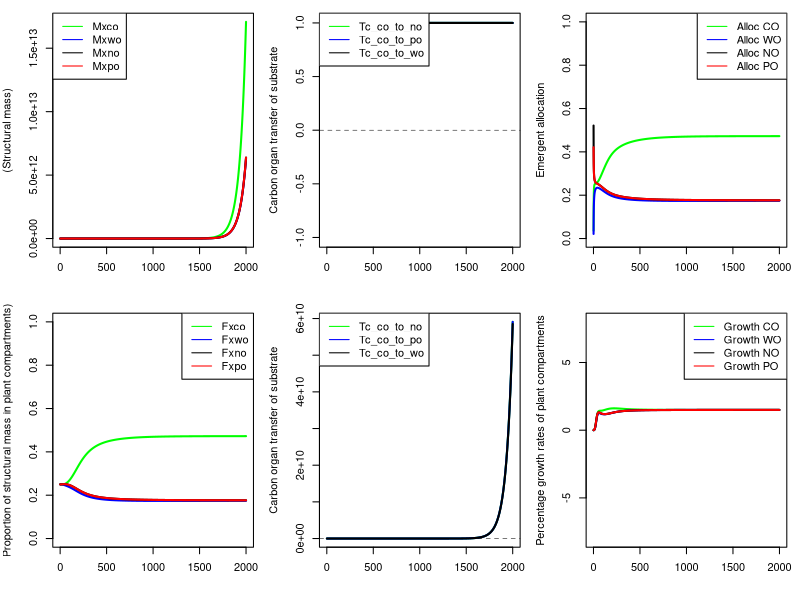
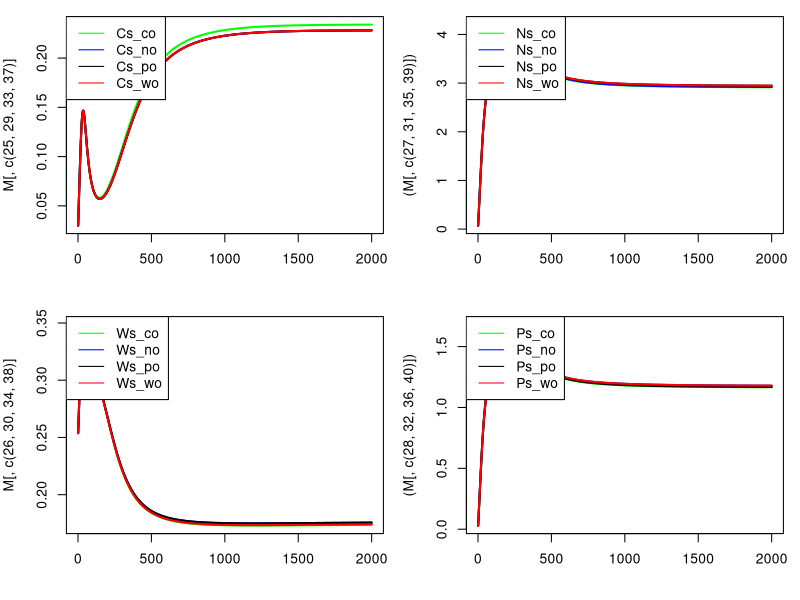
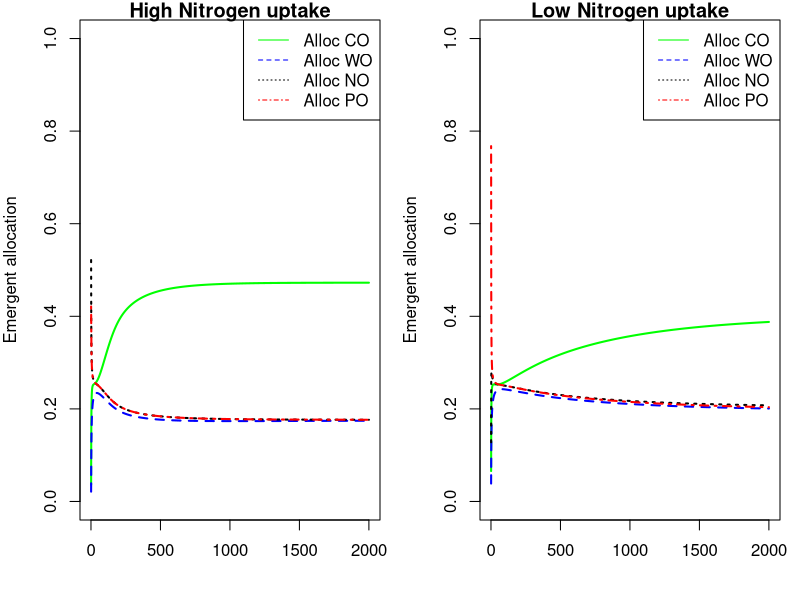
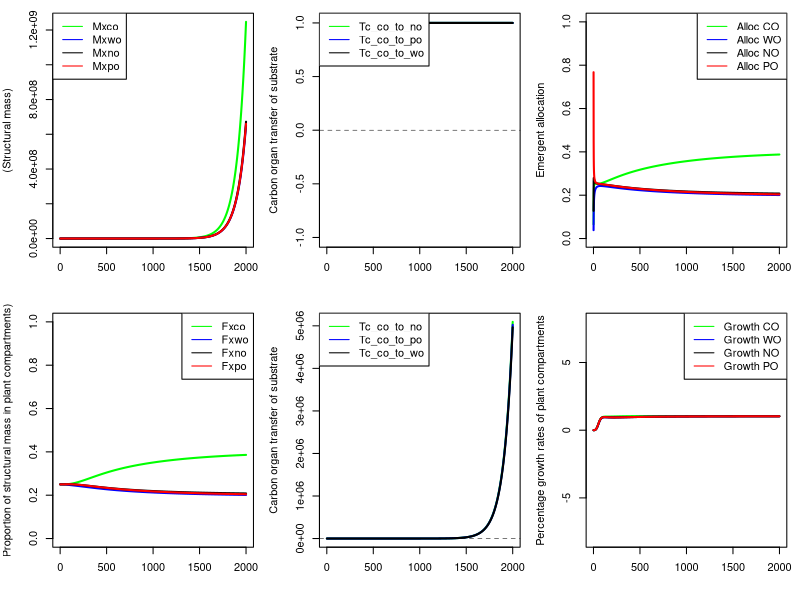
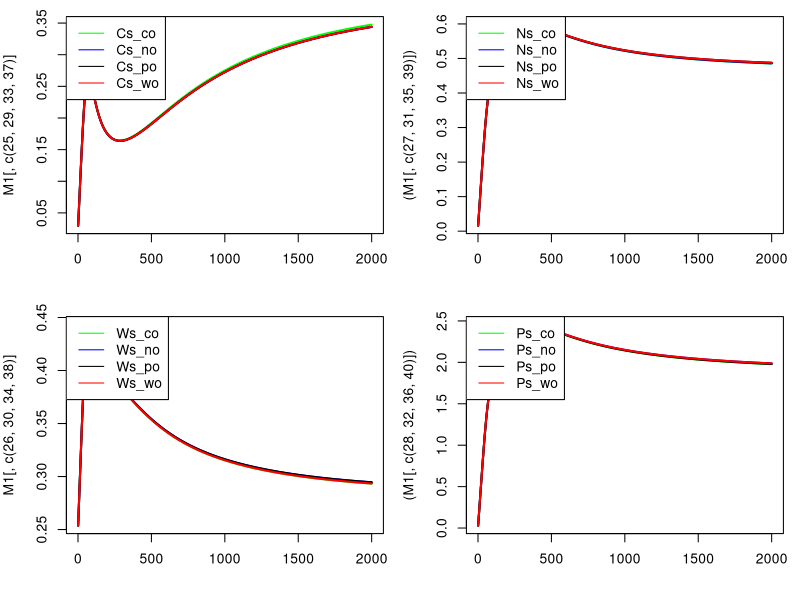

Write the R code that produced these figures, in order.
# R version of Thornley allcoation model (TAM) as in Thornley and Parsons 2014. J. Theor. Biol. 342: 1-14
# Rewritten to include elements of Thornley 1998 modelling shoot-root relations. The only way forward (https://doi.org/10.1006/anbo.1997.0529) 
# Author: Steven Higgins
# Author: Re-coded to add source sink dynamics and remove predefined allocation by Liam Langan 20.11.2017
# This version with carbon organ, nitrogen organ, phosphorus organ and water organ 
###############################################################################

## LL: NOTE for OSX users:
## running "ssh-add ~/.ssh/id_rsa" in the terminal allows RStudio Github communication via the ssh passkey
## 

# Because in TAM allocation coeffs act on Mx the total biomass, there is no need for a storage pool

## initial values for fractions of structural dry matter in shoot, root, mycor
# thorn_Fxsh_t0 = 0.2;
# thorn_Fxrt_t0 = 0.3;
# thorn_Fxmy_t0 = 0.5;
## initial values for mass of structural dry matter in rt, sh, my
size.factor<-0.1;

thorn_Mxco_t0 = 0.25/size.factor;
thorn_Mxno_t0 = 0.25/size.factor;
thorn_Mxpo_t0 = 0.25/size.factor; #Thornley uses has 0.5
thorn_Mxwo_t0 = 0.25/size.factor; #Thornley uses has 0.5

## intitial values for mass of substrates C,N,P for carbon organ
thorn_Mcs_co_t0 = 0.025/size.factor*0.25;
thorn_Mns_co_t0 = 0.01/size.factor*0.25;
thorn_Mps_co_t0 = 0.005/size.factor*0.25;
thorn_Mws_co_t0 = 0.25/size.factor*0.25;

## intitial values for mass of substrates C,N,P for nitrogen organ
thorn_Mcs_no_t0 = 0.025/size.factor*0.25;
thorn_Mns_no_t0 = 0.01/size.factor*0.25;
thorn_Mps_no_t0 = 0.005/size.factor*0.25;
thorn_Mws_no_t0 = 0.25/size.factor*0.25;

## intitial values for mass of substrates C,N,P for phosphorus organ
thorn_Mcs_po_t0 = 0.025/size.factor*0.25;
thorn_Mns_po_t0 = 0.01/size.factor*0.25;
thorn_Mps_po_t0 = 0.005/size.factor*0.25;
thorn_Mws_po_t0 = 0.25/size.factor*0.25;

## intitial values for mass of substrates C,N,P for water organ
thorn_Mcs_wo_t0 = 0.025/size.factor*0.25;
thorn_Mns_wo_t0 = 0.01/size.factor*0.25;
thorn_Mps_wo_t0 = 0.005/size.factor*0.25;
thorn_Mws_wo_t0 = 0.25/size.factor*0.25;

## upktake rates of C,N,P,W
#default to go back to
base =  0.0002*100; #aDGVM produces numbers around 0.00001 to 0.001 for C_net/plant_mass
thorn_Kc  = base*1.0;
thorn_Kw  = 0.0015;
thorn_Kn  = 0.25;
thorn_Kp  = 0.1;

#product inhibittion, not used
#thorn_Jcs = 0.03;
#thorn_Jns = 0.01;
#thorn_Jps = 0.005;
#thorn_Jws = 0.003;


## Fractions of C, N, P in structural dry matter 
#first three are as in Thornley, Fwx is calibrated, higher values do not work
# so Fwx is artificial. Maybe we have to think of this as water used in metabolism?
thorn_Fcx = 0.4;
thorn_Fnx = 0.02;
thorn_Fpx = 0.005;
thorn_Fwx = 0.0001;


## other constants
thorn_q = 0.5;     #control parameter for allocation
#thorn_Kg = 200	; #structural growth rate constant; Thornley uses 200000
thorn_Kg = 0.1	; #structural growth rate constant; Thornley uses 200000

mycol=c("green","blue","black","red")

#---start model----

#set initial states
#for aDGVM this will have to go in the section that creates a new individual
## STATE VARIABLE initial values for mass of structural dry matter in rt, sh, my
thorn_Mxco = thorn_Mxco_t0;
thorn_Mxwo = thorn_Mxwo_t0;
thorn_Mxno = thorn_Mxno_t0;
thorn_Mxpo = thorn_Mxpo_t0;
## STATE VARIABLE initial values for mass of substrate C,N,P
thorn_Mcs_co = thorn_Mcs_co_t0;
thorn_Mns_co = thorn_Mns_co_t0;
thorn_Mps_co = thorn_Mps_co_t0;
thorn_Mws_co = thorn_Mws_co_t0;

thorn_Mcs_no = thorn_Mcs_no_t0;
thorn_Mns_no = thorn_Mns_no_t0;
thorn_Mps_no = thorn_Mps_no_t0;
thorn_Mws_no = thorn_Mws_no_t0;

thorn_Mcs_po = thorn_Mcs_po_t0;
thorn_Mns_po = thorn_Mns_po_t0;
thorn_Mps_po = thorn_Mps_po_t0;
thorn_Mws_po = thorn_Mws_po_t0;

thorn_Mcs_wo = thorn_Mcs_po_t0;
thorn_Mns_wo = thorn_Mns_po_t0;
thorn_Mps_wo = thorn_Mps_po_t0;
thorn_Mws_wo = thorn_Mws_po_t0;

thorn_Mx_t0 = thorn_Mxco_t0 + thorn_Mxno_t0 + thorn_Mxpo_t0 + thorn_Mxwo_t0;

## AUX VARIABLE initial values for concentrations of substrates C,N,P
thorn_Cs_co = thorn_Mcs_co_t0/thorn_Mxco;
thorn_Ns_co = thorn_Mns_co_t0/thorn_Mxco;
thorn_Ps_co = thorn_Mps_co_t0/thorn_Mxco;
thorn_Ws_co = thorn_Mws_co_t0/thorn_Mxco;

thorn_Cs_no = thorn_Mcs_no_t0/thorn_Mxno;
thorn_Ns_no = thorn_Mns_no_t0/thorn_Mxno;
thorn_Ps_no = thorn_Mps_no_t0/thorn_Mxno;
thorn_Ws_no = thorn_Mws_no_t0/thorn_Mxno;

thorn_Cs_po = thorn_Mcs_po_t0/thorn_Mxpo;
thorn_Ns_po = thorn_Mns_po_t0/thorn_Mxpo;
thorn_Ps_po = thorn_Mps_po_t0/thorn_Mxpo;
thorn_Ws_po = thorn_Mws_po_t0/thorn_Mxpo;

thorn_Cs_wo = thorn_Mcs_wo_t0/thorn_Mxwo;
thorn_Ns_wo = thorn_Mns_wo_t0/thorn_Mxwo;
thorn_Ps_wo = thorn_Mps_wo_t0/thorn_Mxwo;
thorn_Ws_wo = thorn_Mws_wo_t0/thorn_Mxwo;

## AUX VARIABLE initial values for fractions of structural dry matter in shoot, root, mycor
thorn_Fxco = thorn_Mxco_t0/thorn_Mx_t0;
thorn_Fxwo = thorn_Mxwo_t0/thorn_Mx_t0;
thorn_Fxno = thorn_Mxno_t0/thorn_Mx_t0;
thorn_Fxpo = thorn_Mxpo_t0/thorn_Mx_t0;


#R only make a matrix to store the variables for plotting
#n.steps<-360*10
n.steps<-2000
# n.steps<-3*10
M<-matrix(0,nrow=n.steps,ncol=71)

wrapper_fn_mod <- function(uptake)
{
  ## the for loop
  for(i in 1:n.steps) {
    
  uptake_change <- uptake

  base =  0.0002*100; #aDGVM produces numbers around 0.00001 to 0.001 for C_net/plant_mass
  thorn_Kc  = base*1.0;
  thorn_Kw  = 0.015;
  
  # if( i >= 180 && i <= 360 ) # this code sets carbon substrate uptake to zero between day 180 & 360
  # {
  #   thorn_Kc = 0.0;
  # }
  
  if(uptake_change == 1)
  {
    thorn_Kn  = 0.025; # low N uptake rate
    # thorn_Kn  = 0.05 - pmin(0.001,(i*0.1));
    # print("Low N")
    # print(thorn_Kn)
  }
  
  if(uptake_change == 0) # high N uptake rate
  {
    thorn_Kn  = 0.25;
    # print("High N")
    # print(thorn_Kn)
  }
  
  thorn_Kp  = 0.1;
  
  thorn_Mx = thorn_Mxco + thorn_Mxwo + thorn_Mxno + thorn_Mxpo ; #3
  
  ##---------------------------------------------------------------------------------------------
  ## adding substrate transport between pools following Thornley (1998). Substrates will be transported
  ## between plants compartments based on concentration differences and resistances. 
  ## This avoids the issue of reduced allocation as this model does not allocate growth, growth of each compartment is 
  ## indipenaent of the others but it allows every compartment to be both a source and a sink. Should an individual be top-killed
  ## i.e. loss of the carbon organ and substrates contained within, C, N, P and W will be transported from all other organs until 
  ## there is no concentration difference. This increases carbon organ growth and decreases growth in all other compartments. 
  
  # these are specific transport resistances for substrates
  # I'm assuming they are equal for all substrates and transport directions. 
  p_co = p_no = p_po = p_wo =1; # eq.4 Thornley 1998 
  
  q = 1 # eq.4 scaling parameter "which, presumably, is a function of plant architecture" (Thornley 1998)
  
  # # Transport resistance of each compartment 
  # res_co = p_co / (thorn_Mxco)^q; # eq.4 Thornley 1998 
  # res_no = p_no / (thorn_Mxno)^q; # eq.4 Thornley 1998 
  # res_po = p_po / (thorn_Mxpo)^q; # eq.4 Thornley 1998 
  # res_wo = p_wo / (thorn_Mxwo)^q; # eq.4 Thornley 1998 
  # 
  # # Transport of substrates between compartments. Here I extend Thornley uni-directional model to 
  # # make it bi-directional. 
  # # NOTE: this is not complete - I need to include transport between other compartments i.e. Po to Wo, Po to No, Wo to No for C,N,P & W.
  # 
  # # carbon transport
  # Tc_co_to_no = 0.2*(thorn_Cs_co - thorn_Cs_no) / (res_co + res_no) # transport of carbon substrate from the carbon organ to the nitrogen organ
  # Tc_co_to_po = 0.2*(thorn_Cs_co - thorn_Cs_po) / (res_co + res_po) # transport of carbon substrate from the carbon organ to the phosphorus organ
  # Tc_co_to_wo = 0.2*(thorn_Cs_co - thorn_Cs_wo) / (res_co + res_wo) # transport of carbon substrate from the carbon organ to the water organ
  # 
  # Tc_no_to_po = 0.2*(thorn_Cs_no - thorn_Cs_po) / (res_no + res_po) # transport of carbon substrate from the nitrogen organ to the phosphorus organ
  # Tc_no_to_wo = 0.2*(thorn_Cs_no - thorn_Cs_wo) / (res_no + res_wo) # transport of carbon substrate from the nitrogen organ to the water organ
  # Tc_po_to_wo = 0.2*(thorn_Cs_po - thorn_Cs_wo) / (res_po + res_wo) # transport of carbon substrate from the phosphorus organ to the water organ
  # 
  # # print(c("Tc_cn Tc_cp Tc_cw Tc_np Tc_nw Tc_pw"))
  # # print(round(c(Tc_co_to_no, Tc_co_to_po, Tc_co_to_wo, Tc_no_to_po, Tc_no_to_wo, Tc_po_to_wo),2))
  # 
  # # nitrogen transport
  # Tn_co_to_no = 0.2*(thorn_Ns_co - thorn_Ns_no) / (res_co + res_no) # transport of nitrogen substrate from the carbon organ to the nitrogen organ
  # Tn_co_to_po = 0.2*(thorn_Ns_co - thorn_Ns_po) / (res_co + res_po) # transport of nitrogen substrate from the carbon organ to the phosphorus organ
  # Tn_co_to_wo = 0.2*(thorn_Ns_co - thorn_Ns_wo) / (res_co + res_wo) # transport of nitrogen substrate from the carbon organ to the water organ
  # 
  # Tn_no_to_po = 0.2*(thorn_Ns_no - thorn_Ns_po) / (res_no + res_po) # transport of nitrogen substrate from the nitrogen organ to the phosphorus organ
  # Tn_no_to_wo = 0.2*(thorn_Ns_no - thorn_Ns_wo) / (res_no + res_wo) # transport of nitrogen substrate from the nitrogen organ to the water organ
  # Tn_po_to_wo = 0.2*(thorn_Ns_po - thorn_Ns_wo) / (res_po + res_wo) # transport of nitrogen substrate from the phosphorus organ to the water organ
  # # phosphorus transport
  # Tp_co_to_no = 0.2*(thorn_Ps_co - thorn_Ps_no) / (res_co + res_no) # transport of phosphorus substrate from the carbon organ to the nitrogen organ
  # Tp_co_to_po = 0.2*(thorn_Ps_co - thorn_Ps_po) / (res_co + res_po) # transport of phosphorus substrate from the carbon organ to the phosphorus organ
  # Tp_co_to_wo = 0.2*(thorn_Ps_co - thorn_Ps_wo) / (res_co + res_wo) # transport of phosphorus substrate from the carbon organ to the water organ
  # 
  # Tp_no_to_po = 0.2*(thorn_Ps_no - thorn_Ps_po) / (res_no + res_po) # transport of phosphorus substrate from the nitrogen organ to the phosphorus organ
  # Tp_no_to_wo = 0.2*(thorn_Ps_no - thorn_Ps_wo) / (res_no + res_wo) # transport of phosphorus substrate from the nitrogen organ to the water organ
  # Tp_po_to_wo = 0.2*(thorn_Ps_po - thorn_Ps_wo) / (res_po + res_wo) # transport of phosphorus substrate from the phosphorus organ to the water organ
  # # water transport
  # Tw_co_to_no = 0.2*(thorn_Ws_co - thorn_Ws_no) / (res_co + res_no) # transport of water substrate from the carbon organ to the nitrogen organ
  # Tw_co_to_po = 0.2*(thorn_Ws_co - thorn_Ws_po) / (res_co + res_po) # transport of water substrate from the carbon organ to the phosphorus organ
  # Tw_co_to_wo = 0.2*(thorn_Ws_co - thorn_Ws_wo) / (res_co + res_wo) # transport of water substrate from the carbon organ to the water organ
  # 
  # Tw_no_to_po = 0.2*(thorn_Ws_no - thorn_Ws_po) / (res_no + res_po) # transport of water substrate from the carbon organ to the nitrogen organ
  # Tw_no_to_wo = 0.2*(thorn_Ws_no - thorn_Ws_wo) / (res_no + res_wo) # transport of water substrate from the carbon organ to the phosphorus organ
  # Tw_po_to_wo = 0.2*(thorn_Ws_po - thorn_Ws_wo) / (res_po + res_wo) # transport of water substrate from the carbon organ to the water organ
  ##---------------------------------------------------------------------------------------------
  # print(round(c(thorn_lambda_sh,thorn_lambda_rt,thorn_lambda_my,thorn_lambda_rw),2))
  # print(sum(c(thorn_lambda_sh,thorn_lambda_rt,thorn_lambda_my,thorn_lambda_rw)))
  ## do I need to redefine this for each compartment? yes yes I do... no no I dont

  if(thorn_Mxco <= 0.0001)
  {
    # Here I am assuming that a leaf of mass less than 0.2 grammes cannot do photosynthesis.
    mass_place_holder = 0.0; # this is to test the difference between uni and bi directional transport.
  }
  else
  {
    mass_place_holder = thorn_Mxco; # thid
  }
  
  thorn_Uc = thorn_Kc * mass_place_holder;
  thorn_Un = thorn_Kn * thorn_Mxno;
  thorn_Up = thorn_Kp * thorn_Mxpo;
  thorn_Uw = thorn_Kw * thorn_Mxwo;
  
  thorn_Mcs_co = max(0.000, thorn_Mcs_co + thorn_Uc);
  # # thorn_Mns_co = max(0.0001, thorn_Mns_co - thorn_Fnx * thorn_G_co );
  # # thorn_Mps_co = max(0.0001, thorn_Mps_co - thorn_Fpx * thorn_G_co );
  # # thorn_Mws_co = max(0.0001, thorn_Mws_co - thorn_Fwx * thorn_G_co );
  #
  # # thorn_Mcs_no = max(0.0001, thorn_Mcs_no - thorn_Fcx * thorn_G_no );
  thorn_Mns_no = max(0.000, thorn_Mns_no + thorn_Un );
  # # thorn_Mps_no = max(0.0001, thorn_Mps_no - thorn_Fpx * thorn_G_no );
  # # thorn_Mws_no = max(0.0001, thorn_Mws_no - thorn_Fwx * thorn_G_no );
  #
  # # thorn_Mcs_po = max(0.0001, thorn_Mcs_po - thorn_Fcx * thorn_G_po );
  # # thorn_Mns_po = max(0.0001, thorn_Mns_po - thorn_Fnx * thorn_G_po );
  thorn_Mps_po = max(0.000, thorn_Mps_po + thorn_Up );
  # # thorn_Mws_po = max(0.0001, thorn_Mws_po - thorn_Fwx * thorn_G_po );
  #
  # # thorn_Mcs_wo = max(0.0001, thorn_Mcs_wo - thorn_Fcx * thorn_G_wo );
  # # thorn_Mns_wo = max(0.0001, thorn_Mns_wo - thorn_Fnx * thorn_G_wo );
  # # thorn_Mps_wo = max(0.0001, thorn_Mps_wo - thorn_Fpx * thorn_G_wo );
  thorn_Mws_wo = max(0.000, thorn_Mws_wo + thorn_Uw );

  # thorn_Mcs_co = max(0.0001, thorn_Mcs_co + thorn_Uc - thorn_Fcx * thorn_G_co - Tc_co_to_no - Tc_co_to_po - Tc_co_to_wo);
  # thorn_Mns_co = max(0.0001, thorn_Mns_co - thorn_Fnx * thorn_G_co - Tn_co_to_no - Tn_co_to_po - Tn_co_to_wo);
  # thorn_Mps_co = max(0.0001, thorn_Mps_co - thorn_Fpx * thorn_G_co - Tp_co_to_no - Tp_co_to_po - Tp_co_to_wo);
  # thorn_Mws_co = max(0.0001, thorn_Mws_co - thorn_Fwx * thorn_G_co - Tw_co_to_no - Tw_co_to_po - Tw_co_to_wo);
  # 
  # thorn_Mcs_no = max(0.0001, thorn_Mcs_no - thorn_Fcx * thorn_G_no - Tc_no_to_po - Tc_no_to_wo + Tc_co_to_no);
  # thorn_Mns_no = max(0.0001, thorn_Mns_no + thorn_Un - thorn_Fnx * thorn_G_no + Tn_co_to_no - Tn_no_to_po - Tn_no_to_wo);
  # thorn_Mps_no = max(0.0001, thorn_Mps_no - thorn_Fpx * thorn_G_no - Tp_no_to_po - Tp_no_to_wo + Tp_co_to_no);
  # thorn_Mws_no = max(0.0001, thorn_Mws_no - thorn_Fwx * thorn_G_no - Tw_no_to_po - Tw_no_to_wo + Tw_co_to_no);
  # 
  # thorn_Mcs_po = max(0.0001, thorn_Mcs_po - thorn_Fcx * thorn_G_po - Tc_po_to_wo + Tc_no_to_po + Tc_co_to_po);
  # thorn_Mns_po = max(0.0001, thorn_Mns_po - thorn_Fnx * thorn_G_po - Tn_po_to_wo + Tn_no_to_po + Tn_co_to_po);
  # thorn_Mps_po = max(0.0001, thorn_Mps_po + thorn_Up - thorn_Fnx * thorn_G_po - Tn_po_to_wo + Tn_no_to_po + Tn_co_to_po);
  # thorn_Mws_po = max(0.0001, thorn_Mws_po - thorn_Fwx * thorn_G_po - Tw_po_to_wo + Tw_no_to_po + Tw_co_to_po);
  # 
  # thorn_Mcs_wo = max(0.0001, thorn_Mcs_wo - thorn_Fcx * thorn_G_wo + Tc_co_to_wo + Tc_no_to_wo + Tc_po_to_wo);
  # thorn_Mns_wo = max(0.0001, thorn_Mns_wo - thorn_Fnx * thorn_G_wo + Tn_co_to_wo + Tn_no_to_wo + Tn_po_to_wo);
  # thorn_Mps_wo = max(0.0001, thorn_Mps_wo - thorn_Fpx * thorn_G_wo + Tp_co_to_wo + Tp_no_to_wo + Tp_po_to_wo);
  # thorn_Mws_wo = max(0.0001, thorn_Mws_wo + thorn_Uw - thorn_Fwx * thorn_G_wo + Tw_co_to_wo + Tw_no_to_wo + Tw_po_to_wo);
  
  thorn_Cs_co = thorn_Mcs_co/thorn_Mxco; #2
  thorn_Ns_co = thorn_Mns_co/thorn_Mxco; #2
  thorn_Ps_co = thorn_Mps_co/thorn_Mxco; #2
  thorn_Ws_co = thorn_Mws_co/thorn_Mxco; #2
  
  thorn_Cs_no = thorn_Mcs_no/thorn_Mxno; #2
  thorn_Ns_no = thorn_Mns_no/thorn_Mxno; #2
  thorn_Ps_no = thorn_Mps_no/thorn_Mxno; #2
  thorn_Ws_no = thorn_Mws_no/thorn_Mxno; #2
  
  thorn_Cs_po = thorn_Mcs_po/thorn_Mxpo; #2
  thorn_Ns_po = thorn_Mns_po/thorn_Mxpo; #2
  thorn_Ps_po = thorn_Mps_po/thorn_Mxpo; #2
  thorn_Ws_po = thorn_Mws_po/thorn_Mxpo; #2
  
  thorn_Cs_wo = thorn_Mcs_wo/thorn_Mxwo; #2
  thorn_Ns_wo = thorn_Mns_wo/thorn_Mxwo; #2
  thorn_Ps_wo = thorn_Mps_wo/thorn_Mxwo; #2
  thorn_Ws_wo = thorn_Mws_wo/thorn_Mxwo; #2
  
  #  use this code to simulate a loss in shoots e.g in fire
  # if(i == 100)
  # {
  #   thorn_Mxco = 0.0001;
  #   thorn_Mcs_co = thorn_Mcs_co*0.0;
  #   thorn_Mns_co = thorn_Mns_co*0.0;
  #   thorn_Mps_co = thorn_Mps_co*0.0;
  #   thorn_Mws_co = thorn_Mws_co*0.0;
  #   
  #   thorn_Cs_co = thorn_Mcs_co/thorn_Mxco; #2
  #   thorn_Ns_co = thorn_Mns_co/thorn_Mxco; #2
  #   thorn_Ps_co = thorn_Mps_co/thorn_Mxco; #2
  #   thorn_Ws_co = thorn_Mws_co/thorn_Mxco; #2
  # 
  #   print("Cs_Co")
  #   print(thorn_Cs_co)
  #   print("-----")
  #   
  # }
  
  
  ## make sure thorn_G is the right size. you can get this right through thorn_Kg which is a pure calibration parameter, 
  ## but also by making sure the substrate cocentrations are reasonable
  thorn_G_co = thorn_Kg*thorn_Mxco*thorn_Cs_co*thorn_Ns_co*thorn_Ps_co*thorn_Ws_co ; # see 13 and 12
  thorn_G_no = thorn_Kg*thorn_Mxno*thorn_Cs_no*thorn_Ns_no*thorn_Ps_no*thorn_Ws_no ; # see 13 and 12
  thorn_G_po = thorn_Kg*thorn_Mxpo*thorn_Cs_po*thorn_Ns_po*thorn_Ps_po*thorn_Ws_po ; # see 13 and 12
  thorn_G_wo = thorn_Kg*thorn_Mxwo*thorn_Cs_wo*thorn_Ns_wo*thorn_Ps_wo*thorn_Ws_wo ; # see 13 and 12

  if(i == 100 | i==101)
  {
    print(i)
    print("growth")
    print(c("CO", thorn_G_co))
    print(c("NO", thorn_G_no))
    print(c("PO", thorn_G_po))
    print(c("WO", thorn_G_wo))
    print("thorn_Cs_co")
    print(c("thorn_Cs_co", thorn_Cs_co))
    print(c("res_co",res_co))
    print("-----")
    
  }
  # thorn_Mcs_co = max(0.0001, thorn_Mcs_co - thorn_Fcx * thorn_G_co - Tc_co_to_no - Tc_co_to_po - Tc_co_to_wo);
  # thorn_Mns_co = max(0.0001, thorn_Mns_co - thorn_Fnx * thorn_G_co - Tn_co_to_no - Tn_co_to_po - Tn_co_to_wo);
  # thorn_Mps_co = max(0.0001, thorn_Mps_co - thorn_Fpx * thorn_G_co - Tp_co_to_no - Tp_co_to_po - Tp_co_to_wo);
  # thorn_Mws_co = max(0.0001, thorn_Mws_co - thorn_Fwx * thorn_G_co - Tw_co_to_no - Tw_co_to_po - Tw_co_to_wo);
  # 
  # thorn_Mcs_no = max(0.0001, thorn_Mcs_no - thorn_Fcx * thorn_G_no - Tc_no_to_po - Tc_no_to_wo + Tc_co_to_no);
  # thorn_Mns_no = max(0.0001, thorn_Mns_no - thorn_Fnx * thorn_G_no + Tn_co_to_no - Tn_no_to_po - Tn_no_to_wo);
  # thorn_Mps_no = max(0.0001, thorn_Mps_no - thorn_Fpx * thorn_G_no - Tp_no_to_po - Tp_no_to_wo + Tp_co_to_no);
  # thorn_Mws_no = max(0.0001, thorn_Mws_no - thorn_Fwx * thorn_G_no - Tw_no_to_po - Tw_no_to_wo + Tw_co_to_no);
  # 
  # thorn_Mcs_po = max(0.0001, thorn_Mcs_po - thorn_Fcx * thorn_G_po - Tc_po_to_wo + Tc_no_to_po + Tc_co_to_po);
  # thorn_Mns_po = max(0.0001, thorn_Mns_po - thorn_Fnx * thorn_G_po - Tn_po_to_wo + Tn_no_to_po + Tn_co_to_po);
  # thorn_Mps_po = max(0.0001, thorn_Mps_po - thorn_Fnx * thorn_G_po - Tn_po_to_wo + Tn_no_to_po + Tn_co_to_po);
  # thorn_Mws_po = max(0.0001, thorn_Mws_po - thorn_Fwx * thorn_G_po - Tw_po_to_wo + Tw_no_to_po + Tw_co_to_po);
  # 
  # thorn_Mcs_wo = max(0.0001, thorn_Mcs_wo - thorn_Fcx * thorn_G_wo + Tc_co_to_wo + Tc_no_to_wo + Tc_po_to_wo);
  # thorn_Mns_wo = max(0.0001, thorn_Mns_wo - thorn_Fnx * thorn_G_wo + Tn_co_to_wo + Tn_no_to_wo + Tn_po_to_wo);
  # thorn_Mps_wo = max(0.0001, thorn_Mps_wo - thorn_Fpx * thorn_G_wo + Tp_co_to_wo + Tp_no_to_wo + Tp_po_to_wo);
  # thorn_Mws_wo = max(0.0001, thorn_Mws_wo - thorn_Fwx * thorn_G_wo + Tw_co_to_wo + Tw_no_to_wo + Tw_po_to_wo);

  thorn_Mcs_co = max(0.000, thorn_Mcs_co - thorn_Fcx * thorn_G_co );
  thorn_Mns_co = max(0.000, thorn_Mns_co - thorn_Fnx * thorn_G_co );
  thorn_Mps_co = max(0.000, thorn_Mps_co - thorn_Fpx * thorn_G_co );
  thorn_Mws_co = max(0.000, thorn_Mws_co - thorn_Fwx * thorn_G_co );
  
  thorn_Mcs_no = max(0.000, thorn_Mcs_no - thorn_Fcx * thorn_G_no );
  thorn_Mns_no = max(0.000, thorn_Mns_no - thorn_Fnx * thorn_G_no );
  thorn_Mps_no = max(0.000, thorn_Mps_no - thorn_Fpx * thorn_G_no );
  thorn_Mws_no = max(0.000, thorn_Mws_no - thorn_Fwx * thorn_G_no );
  
  thorn_Mcs_po = max(0.000, thorn_Mcs_po - thorn_Fcx * thorn_G_po );
  thorn_Mns_po = max(0.000, thorn_Mns_po - thorn_Fnx * thorn_G_po );
  thorn_Mps_po = max(0.000, thorn_Mps_po - thorn_Fnx * thorn_G_po );
  thorn_Mws_po = max(0.000, thorn_Mws_po - thorn_Fwx * thorn_G_po );
  
  thorn_Mcs_wo = max(0.000, thorn_Mcs_wo - thorn_Fcx * thorn_G_wo );
  thorn_Mns_wo = max(0.000, thorn_Mns_wo - thorn_Fnx * thorn_G_wo );
  thorn_Mps_wo = max(0.000, thorn_Mps_wo - thorn_Fpx * thorn_G_wo );
  thorn_Mws_wo = max(0.000, thorn_Mws_wo - thorn_Fwx * thorn_G_wo );
  
  # thorn_Mcs = max(0, thorn_Mcs + thorn_Uc - thorn_Fcx * thorn_G); # 12
  # thorn_Mns = max(0, thorn_Mns + thorn_Un - thorn_Fnx * thorn_G); # 12
  # thorn_Mps = max(0, thorn_Mps + thorn_Up - thorn_Fpx * thorn_G); # 12
  # thorn_Mws = max(0, thorn_Mws + thorn_Uw - thorn_Fwx * thorn_G); # 12
  
  thorn_Mxco = max(0.0001, thorn_Mxco + thorn_G_co) ;# 13
  thorn_Mxno = max(0.0001, thorn_Mxno + thorn_G_no) ;# 13
  thorn_Mxpo = max(0.0001, thorn_Mxpo + thorn_G_po) ;# 13
  thorn_Mxwo = max(0.0001, thorn_Mxwo + thorn_G_wo) ;# 13
  
  thorn_Mx = thorn_Mxco + thorn_Mxwo + thorn_Mxno + thorn_Mxpo ; #3
  
  # this is part of the substrate inhibition code
  # thorn_Uc = (thorn_Kc * thorn_Mxco) / (1 + thorn_Cs/thorn_Jcs)
  # thorn_Uw = (thorn_Kw * thorn_Mxwo) / (1 + thorn_Ws/thorn_Jws)
  # thorn_Un = (thorn_Kn * thorn_Mxno) / (1 + thorn_Ns/thorn_Jns)
  # thorn_Up = (thorn_Kp * thorn_Mxpo) / (1 + thorn_Ps/thorn_Jps)
  
#  use this code to simulate a loss in shoots e.g in fire
  # if(i == 100)
  # {
  # 	thorn_Mxco = thorn_Mxco*0.1;
  # 	thorn_Mcs_co = thorn_Mcs_co*0.0;
  # 	thorn_Mns_co = thorn_Mns_co*0.0;
  #   thorn_Mps_co = thorn_Mps_co*0.0;
  # 	thorn_Mws_co = thorn_Mws_co*0.0;
  # }

  thorn_Cs_co = thorn_Mcs_co/thorn_Mxco; #2
  thorn_Ns_co = thorn_Mns_co/thorn_Mxco; #2
  thorn_Ps_co = thorn_Mps_co/thorn_Mxco; #2
  thorn_Ws_co = thorn_Mws_co/thorn_Mxco; #2
  
  thorn_Cs_no = thorn_Mcs_no/thorn_Mxno; #2
  thorn_Ns_no = thorn_Mns_no/thorn_Mxno; #2
  thorn_Ps_no = thorn_Mps_no/thorn_Mxno; #2
  thorn_Ws_no = thorn_Mws_no/thorn_Mxno; #2
  
  thorn_Cs_po = thorn_Mcs_po/thorn_Mxpo; #2
  thorn_Ns_po = thorn_Mns_po/thorn_Mxpo; #2
  thorn_Ps_po = thorn_Mps_po/thorn_Mxpo; #2
  thorn_Ws_po = thorn_Mws_po/thorn_Mxpo; #2
  
  thorn_Cs_wo = thorn_Mcs_wo/thorn_Mxwo; #2
  thorn_Ns_wo = thorn_Mns_wo/thorn_Mxwo; #2
  thorn_Ps_wo = thorn_Mps_wo/thorn_Mxwo; #2
  thorn_Ws_wo = thorn_Mws_wo/thorn_Mxwo; #2
  
  # #  use this code to simulate a loss in shoots e.g in fire
  # if(i == 100)
  # {
  # 	thorn_Mxco = thorn_Mxco*0.1;
  # 	thorn_Mcs_co = thorn_Mcs_co*0.0;
  # 	thorn_Mns_co = thorn_Mns_co*0.0;
  #   thorn_Mps_co = thorn_Mps_co*0.0;
  # 	thorn_Mws_co = thorn_Mws_co*0.0;
  # 	
  # 	thorn_Cs_co = thorn_Mcs_co/thorn_Mxco; #2
  # 	thorn_Ns_co = thorn_Mns_co/thorn_Mxco; #2
  # 	thorn_Ps_co = thorn_Mps_co/thorn_Mxco; #2
  # 	thorn_Ws_co = thorn_Mws_co/thorn_Mxco; #2
  # 	
  # 	print(thorn_Cs_co)
  # 	
  # }
  
  # Transport resistance of each compartment 
  res_co = p_co / (thorn_Mxco)^q; # eq.4 Thornley 1998 
  # res_co = pmin(100, p_co / (thorn_Mxco)^q); # eq.4 Thornley 1998 
  res_no = p_no / (thorn_Mxno)^q; # eq.4 Thornley 1998 
  res_po = p_po / (thorn_Mxpo)^q; # eq.4 Thornley 1998 
  res_wo = p_wo / (thorn_Mxwo)^q; # eq.4 Thornley 1998 
  
  # Transport of substrates between compartments. Here I extend Thornley uni-directional model to 
  # make it bi-directional. 
  # NOTE: this is not complete - I need to include transport between other compartments i.e. Po to Wo, Po to No, Wo to No for C,N,P & W.
  ##-----------------------------------------------------------------------------
  # accounting  
  total_c1 <- (thorn_Cs_co*thorn_Mxco) + (thorn_Fcx*thorn_Mxco) + 
    (thorn_Cs_no*thorn_Mxno) + (thorn_Fcx*thorn_Mxno) + 
    (thorn_Cs_po*thorn_Mxpo) + (thorn_Fcx*thorn_Mxpo) + 
    (thorn_Cs_wo*thorn_Mxwo) + (thorn_Fcx*thorn_Mxwo) 
  
  total_n1 <- (thorn_Ns_co*thorn_Mxco) + (thorn_Fnx*thorn_Mxco) + 
    (thorn_Ns_no*thorn_Mxno) + (thorn_Fnx*thorn_Mxno) + 
    (thorn_Ns_po*thorn_Mxpo) + (thorn_Fnx*thorn_Mxpo) + 
    (thorn_Ns_wo*thorn_Mxwo) + (thorn_Fnx*thorn_Mxwo) 
  
  total_p1 <- (thorn_Ps_co*thorn_Mxco) + (thorn_Fpx*thorn_Mxco) + 
    (thorn_Ps_no*thorn_Mxno) + (thorn_Fpx*thorn_Mxno) + 
    (thorn_Ps_po*thorn_Mxpo) + (thorn_Fpx*thorn_Mxpo) + 
    (thorn_Ps_wo*thorn_Mxwo) + (thorn_Fpx*thorn_Mxwo) 
  
  total_w1 <- (thorn_Ws_co*thorn_Mxco) + (thorn_Fwx*thorn_Mxco) + 
    (thorn_Ws_no*thorn_Mxno) + (thorn_Fwx*thorn_Mxno) + 
    (thorn_Ws_po*thorn_Mxpo) + (thorn_Fwx*thorn_Mxpo) + 
    (thorn_Ws_wo*thorn_Mxwo) + (thorn_Fwx*thorn_Mxwo) 
  ##-----------------------------------------------------------------------------
  
  # carbon transport
  Tc_co_to_no = 0.5*((thorn_Cs_co - thorn_Cs_no) / (res_co + res_no)) # transport of carbon substrate from the carbon organ to the nitrogen organ
  Tc_co_to_po = 0.5*((thorn_Cs_co - thorn_Cs_po) / (res_co + res_po)) # transport of carbon substrate from the carbon organ to the phosphorus organ
  Tc_co_to_wo = 0.5*((thorn_Cs_co - thorn_Cs_wo) / (res_co + res_wo)) # transport of carbon substrate from the carbon organ to the water organ
  
  Tc_no_to_po = 0.5*((thorn_Cs_no - thorn_Cs_po) / (res_no + res_po)) # transport of carbon substrate from the nitrogen organ to the phosphorus organ
  Tc_no_to_wo = 0.5*((thorn_Cs_no - thorn_Cs_wo) / (res_no + res_wo)) # transport of carbon substrate from the nitrogen organ to the water organ
  Tc_po_to_wo = 0.5*((thorn_Cs_po - thorn_Cs_wo) / (res_po + res_wo)) # transport of carbon substrate from the phosphorus organ to the water organ
  
  # print(c("Tc_cn Tc_cp Tc_cw Tc_np Tc_nw Tc_pw"))
  # print(round(c(Tc_co_to_no, Tc_co_to_po, Tc_co_to_wo, Tc_no_to_po, Tc_no_to_wo, Tc_po_to_wo),2))
  
  # nitrogen transport
  Tn_co_to_no = 0.5*((thorn_Ns_co - thorn_Ns_no) / (res_co + res_no)) # transport of nitrogen substrate from the carbon organ to the nitrogen organ
  Tn_co_to_po = 0.5*((thorn_Ns_co - thorn_Ns_po) / (res_co + res_po)) # transport of nitrogen substrate from the carbon organ to the phosphorus organ
  Tn_co_to_wo = 0.5*((thorn_Ns_co - thorn_Ns_wo) / (res_co + res_wo)) # transport of nitrogen substrate from the carbon organ to the water organ
  
  Tn_no_to_po = 0.5*((thorn_Ns_no - thorn_Ns_po) / (res_no + res_po)) # transport of nitrogen substrate from the nitrogen organ to the phosphorus organ
  Tn_no_to_wo = 0.5*((thorn_Ns_no - thorn_Ns_wo) / (res_no + res_wo)) # transport of nitrogen substrate from the nitrogen organ to the water organ
  Tn_po_to_wo = 0.5*((thorn_Ns_po - thorn_Ns_wo) / (res_po + res_wo)) # transport of nitrogen substrate from the phosphorus organ to the water organ
  # phosphorus transport
  Tp_co_to_no = 0.5*((thorn_Ps_co - thorn_Ps_no) / (res_co + res_no)) # transport of phosphorus substrate from the carbon organ to the nitrogen organ
  Tp_co_to_po = 0.5*((thorn_Ps_co - thorn_Ps_po) / (res_co + res_po)) # transport of phosphorus substrate from the carbon organ to the phosphorus organ
  Tp_co_to_wo = 0.5*((thorn_Ps_co - thorn_Ps_wo) / (res_co + res_wo)) # transport of phosphorus substrate from the carbon organ to the water organ
  
  Tp_no_to_po = 0.5*((thorn_Ps_no - thorn_Ps_po) / (res_no + res_po)) # transport of phosphorus substrate from the nitrogen organ to the phosphorus organ
  Tp_no_to_wo = 0.5*((thorn_Ps_no - thorn_Ps_wo) / (res_no + res_wo)) # transport of phosphorus substrate from the nitrogen organ to the water organ
  Tp_po_to_wo = 0.5*((thorn_Ps_po - thorn_Ps_wo) / (res_po + res_wo)) # transport of phosphorus substrate from the phosphorus organ to the water organ
  # water transport
  Tw_co_to_no = 0.5*((thorn_Ws_co - thorn_Ws_no) / (res_co + res_no)) # transport of water substrate from the carbon organ to the nitrogen organ
  Tw_co_to_po = 0.5*((thorn_Ws_co - thorn_Ws_po) / (res_co + res_po)) # transport of water substrate from the carbon organ to the phosphorus organ
  Tw_co_to_wo = 0.5*((thorn_Ws_co - thorn_Ws_wo) / (res_co + res_wo)) # transport of water substrate from the carbon organ to the water organ
  
  Tw_no_to_po = 0.5*((thorn_Ws_no - thorn_Ws_po) / (res_no + res_po)) # transport of water substrate from the carbon organ to the nitrogen organ
  Tw_no_to_wo = 0.5*((thorn_Ws_no - thorn_Ws_wo) / (res_no + res_wo)) # transport of water substrate from the carbon organ to the phosphorus organ
  Tw_po_to_wo = 0.5*((thorn_Ws_po - thorn_Ws_wo) / (res_po + res_wo)) # transport of water substrate from the carbon organ to the water organ
  
  thorn_Mcs_co = max(0.000, thorn_Mcs_co - Tc_co_to_no - Tc_co_to_po - Tc_co_to_wo);
  thorn_Mns_co = max(0.000, thorn_Mns_co - Tn_co_to_no - Tn_co_to_po - Tn_co_to_wo);
  thorn_Mps_co = max(0.000, thorn_Mps_co - Tp_co_to_no - Tp_co_to_po - Tp_co_to_wo);
  thorn_Mws_co = max(0.000, thorn_Mws_co - Tw_co_to_no - Tw_co_to_po - Tw_co_to_wo);

  thorn_Mcs_no = max(0.000, thorn_Mcs_no - Tc_no_to_po - Tc_no_to_wo + Tc_co_to_no);
  thorn_Mns_no = max(0.000, thorn_Mns_no + Tn_co_to_no - Tn_no_to_po - Tn_no_to_wo);
  thorn_Mps_no = max(0.000, thorn_Mps_no - Tp_no_to_po - Tp_no_to_wo + Tp_co_to_no);
  thorn_Mws_no = max(0.000, thorn_Mws_no - Tw_no_to_po - Tw_no_to_wo + Tw_co_to_no);

  thorn_Mcs_po = max(0.000, thorn_Mcs_po - Tc_po_to_wo + Tc_no_to_po + Tc_co_to_po);
  thorn_Mns_po = max(0.000, thorn_Mns_po - Tn_po_to_wo + Tn_no_to_po + Tn_co_to_po);
  thorn_Mps_po = max(0.000, thorn_Mps_po - Tp_po_to_wo + Tp_no_to_po + Tp_co_to_po);
  thorn_Mws_po = max(0.000, thorn_Mws_po - Tw_po_to_wo + Tw_no_to_po + Tw_co_to_po);

  thorn_Mcs_wo = max(0.000, thorn_Mcs_wo + Tc_co_to_wo + Tc_no_to_wo + Tc_po_to_wo);
  thorn_Mns_wo = max(0.000, thorn_Mns_wo + Tn_co_to_wo + Tn_no_to_wo + Tn_po_to_wo);
  thorn_Mps_wo = max(0.000, thorn_Mps_wo + Tp_co_to_wo + Tp_no_to_wo + Tp_po_to_wo);
  thorn_Mws_wo = max(0.000, thorn_Mws_wo + Tw_co_to_wo + Tw_no_to_wo + Tw_po_to_wo);
  
  thorn_Cs_co = thorn_Mcs_co/thorn_Mxco; #2
  thorn_Ns_co = thorn_Mns_co/thorn_Mxco; #2
  thorn_Ps_co = thorn_Mps_co/thorn_Mxco; #2
  thorn_Ws_co = thorn_Mws_co/thorn_Mxco; #2
  
  thorn_Cs_no = thorn_Mcs_no/thorn_Mxno; #2
  thorn_Ns_no = thorn_Mns_no/thorn_Mxno; #2
  thorn_Ps_no = thorn_Mps_no/thorn_Mxno; #2
  thorn_Ws_no = thorn_Mws_no/thorn_Mxno; #2
  
  thorn_Cs_po = thorn_Mcs_po/thorn_Mxpo; #2
  thorn_Ns_po = thorn_Mns_po/thorn_Mxpo; #2
  thorn_Ps_po = thorn_Mps_po/thorn_Mxpo; #2
  thorn_Ws_po = thorn_Mws_po/thorn_Mxpo; #2
  
  thorn_Cs_wo = thorn_Mcs_wo/thorn_Mxwo; #2
  thorn_Ns_wo = thorn_Mns_wo/thorn_Mxwo; #2
  thorn_Ps_wo = thorn_Mps_wo/thorn_Mxwo; #2
  thorn_Ws_wo = thorn_Mws_wo/thorn_Mxwo; #2
  
  ##-----------------------------------------------------------------------------
  # accounting  
  total_c2 <- (thorn_Cs_co*thorn_Mxco) + (thorn_Fcx*thorn_Mxco) + 
    (thorn_Cs_no*thorn_Mxno) + (thorn_Fcx*thorn_Mxno) + 
    (thorn_Cs_po*thorn_Mxpo) + (thorn_Fcx*thorn_Mxpo) + 
    (thorn_Cs_wo*thorn_Mxwo) + (thorn_Fcx*thorn_Mxwo) 
  
  total_n2 <- (thorn_Ns_co*thorn_Mxco) + (thorn_Fnx*thorn_Mxco) + 
    (thorn_Ns_no*thorn_Mxno) + (thorn_Fnx*thorn_Mxno) + 
    (thorn_Ns_po*thorn_Mxpo) + (thorn_Fnx*thorn_Mxpo) + 
    (thorn_Ns_wo*thorn_Mxwo) + (thorn_Fnx*thorn_Mxwo) 
  
  total_p2 <- (thorn_Ps_co*thorn_Mxco) + (thorn_Fpx*thorn_Mxco) + 
    (thorn_Ps_no*thorn_Mxno) + (thorn_Fpx*thorn_Mxno) + 
    (thorn_Ps_po*thorn_Mxpo) + (thorn_Fpx*thorn_Mxpo) + 
    (thorn_Ps_wo*thorn_Mxwo) + (thorn_Fpx*thorn_Mxwo) 
  
  total_w2 <- (thorn_Ws_co*thorn_Mxco) + (thorn_Fwx*thorn_Mxco) + 
    (thorn_Ws_no*thorn_Mxno) + (thorn_Fwx*thorn_Mxno) + 
    (thorn_Ws_po*thorn_Mxpo) + (thorn_Fwx*thorn_Mxpo) + 
    (thorn_Ws_wo*thorn_Mxwo) + (thorn_Fwx*thorn_Mxwo) 
  ##-----------------------------------------------------------------------------
  print("##-----------------------------------------------------------------------------")
  print("total_c1")
  print(total_c1)
  print("total_c2")
  print(total_c2)
  print("total_n1")
  print(total_n1)
  print("total_n2")
  print(total_n2)
  print("total_p1")
  print(total_p1)
  print("total_p2")
  print(total_p2)
  print("total_w1")
  print(total_w1)
  print("total_w2")
  print(total_w2)
  print("##-----------------------------------------------------------------------------")
  
  thorn_Fxco = thorn_Mxco/thorn_Mx; #4
  thorn_Fxwo = thorn_Mxwo/thorn_Mx; #4
  thorn_Fxno = thorn_Mxno/thorn_Mx; #4
  thorn_Fxpo = thorn_Mxpo/thorn_Mx; #4
  
  M[i,1] <<- thorn_Mxco
  M[i,2] <<- thorn_Mxwo
  M[i,3] <<- thorn_Mxno
  M[i,4] <<- thorn_Mxpo
  
  M[i,5] <<- thorn_Fxco
  M[i,6] <<- thorn_Fxwo
  M[i,7] <<- thorn_Fxno
  M[i,8] <<- thorn_Fxpo
  
  M[i,9]  <<- thorn_Mcs_co
  M[i,10] <<- thorn_Mws_co
  M[i,11] <<- thorn_Mns_co
  M[i,12] <<- thorn_Mps_co
  
  M[i,13] <<- thorn_Mcs_no
  M[i,14] <<- thorn_Mws_no
  M[i,15] <<- thorn_Mns_no
  M[i,16] <<- thorn_Mps_no

  M[i,17] <<- thorn_Mcs_po
  M[i,18] <<- thorn_Mws_po
  M[i,19] <<- thorn_Mns_po
  M[i,20] <<- thorn_Mps_po

  M[i,21] <<- thorn_Mcs_wo
  M[i,22] <<- thorn_Mws_wo
  M[i,23] <<- thorn_Mns_wo
  M[i,24] <<- thorn_Mps_wo
  
  M[i,25] <<- thorn_Cs_co
  M[i,26] <<- thorn_Ws_co
  M[i,27] <<- thorn_Ns_co
  M[i,28] <<- thorn_Ps_co
  
  M[i,29] <<- thorn_Cs_no
  M[i,30] <<- thorn_Ws_no
  M[i,31] <<- thorn_Ns_no
  M[i,32] <<- thorn_Ps_no
  
  M[i,33] <<- thorn_Cs_po
  M[i,34] <<- thorn_Ws_po
  M[i,35] <<- thorn_Ns_po
  M[i,36] <<- thorn_Ps_po
  
  M[i,37] <<- thorn_Cs_wo
  M[i,38] <<- thorn_Ws_wo
  M[i,39] <<- thorn_Ns_wo
  M[i,40] <<- thorn_Ps_wo
  
  M[i,41] <<- thorn_Cs_co/thorn_Ns_co
  M[i,42] <<- thorn_Cs_co/thorn_Ps_co
  M[i,43] <<- thorn_Ns_co/thorn_Ps_co
  
  M[i,44] <<- thorn_G_co
  M[i,45] <<- thorn_G_no
  M[i,46] <<- thorn_G_po
  M[i,47] <<- thorn_G_wo

  M[i,48] <<- Tc_co_to_no
  M[i,49] <<- Tc_co_to_po
  M[i,50] <<- Tc_co_to_wo
  M[i,51] <<- Tc_no_to_po
  M[i,52] <<- Tc_no_to_wo
  M[i,53] <<- Tc_po_to_wo
  
  M[i,54] <<- Tn_co_to_no
  M[i,55] <<- Tn_co_to_po
  M[i,56] <<- Tn_co_to_wo
  M[i,57] <<- Tn_no_to_po
  M[i,58] <<- Tn_no_to_wo
  M[i,59] <<- Tn_po_to_wo
  
  M[i,60] <<- Tp_co_to_no
  M[i,61] <<- Tp_co_to_po
  M[i,62] <<- Tp_co_to_wo
  M[i,63] <<- Tp_no_to_po
  M[i,64] <<- Tp_no_to_wo
  M[i,65] <<- Tp_po_to_wo
  
  M[i,66] <<- Tw_co_to_no
  M[i,67] <<- Tw_co_to_po
  M[i,68] <<- Tw_co_to_wo
  M[i,69] <<- Tw_no_to_po
  M[i,70] <<- Tw_no_to_wo
  M[i,71] <<- Tw_po_to_wo
  
  
  }
}
colnames(M)<-c(
   "Mxco"
  ,"Mxwo"
  ,"Mxno"
  ,"Mxpo"
  ,"Fxco"
  ,"Fxwo"
  ,"Fxno"
  ,"Fxpo"
  ,"thorn_Mcs_co"
  ,"thorn_Mws_co"
  ,"thorn_Mns_co"
  ,"thorn_Mps_co"
  ,"thorn_Mcs_no"
  ,"thorn_Mws_no"
  ,"thorn_Mns_no"
  ,"thorn_Mps_no"
  ,"thorn_Mcs_po"
  ,"thorn_Mws_po"
  ,"thorn_Mns_po"
  ,"thorn_Mps_po"
  ,"thorn_Mcs_wo"
  ,"thorn_Mws_wo"
  ,"thorn_Mns_wo"
  ,"thorn_Mps_wo"
  ,"Cs_co"
  ,"Ws_co"
  ,"Ns_co"
  ,"Ps_co"
  ,"Cs_no"
  ,"Ws_no"
  ,"Ns_no"
  ,"Ps_no"
  ,"Cs_po"
  ,"Ws_po"
  ,"Ns_po"
  ,"Ps_po"
  ,"Cs_wo"
  ,"Ws_wo"
  ,"Ns_wo"
  ,"Ps_wo"
  ,"C:N_co"
  ,"C:p_co"
  ,"N:P_co"
  ,"thorn_G_co"
  ,"thorn_G_no"
  ,"thorn_G_po"
  ,"thorn_G_wo"
  ,"Tc_co_to_no"
  ,"Tc_co_to_po"
  ,"Tc_co_to_wo"
  ,"Tc_no_to_po"
  ,"Tc_no_to_wo"
  ,"Tc_po_to_wo"
  ,"Tn_co_to_no"
  ,"Tn_co_to_po"
  ,"Tn_co_to_wo"
  ,"Tn_no_to_po"
  ,"Tn_no_to_wo"
  ,"Tn_po_to_wo"
  ,"Tp_co_to_no"
  ,"Tp_co_to_po"
  ,"Tp_co_to_wo"
  ,"Tp_no_to_po"
  ,"Tp_no_to_wo"
  ,"Tp_po_to_wo"
  ,"Tw_co_to_no"
  ,"Tw_co_to_po"
  ,"Tw_co_to_wo"
  ,"Tw_no_to_po"
  ,"Tw_no_to_wo"
  ,"Tw_po_to_wo")



wrapper_fn_mod(0) 
M <<- M

graphics.off()
pdf( file="TAM_removing_CO_source_sink_high_N_uptake.pdf", height=6, width=8 )
par( mar=c(4,4,1,1) )
#dev.new(width=15,height=7)
par(mfcol=c(2,3))

matplot((M[,1:4]),type="l",lty=c(rep(1,4)),col=mycol,lwd=2, ylab="(Structural mass)")
legend("topleft",col=mycol[c(1:4)],lty=c(rep(1,4)),legend=colnames(M)[c(1:4)],cex=1.0)

matplot(M[,5:8],type="l",lty=c(rep(1,4)),col=mycol,lwd=2,add=F, ylim=c(0,1), ylab="Proportion of structural mass in plant compartments)")
legend("topright",col=mycol[c(1:4,1:4)],lty=c(rep(1,4),rep(2,4)),legend=colnames(M)[5:8],cex=1.0)

Mr.poo <- M[,48:50]
Mr.poo[(Mr.poo[] > 0)] <- 1
Mr.poo[(Mr.poo[] < 0)] <- -1
matplot((Mr.poo[,1:3]),type="l",lty=c(rep(1,4)),col=mycol[1:4],lwd=2,add=F, ylab="Carbon organ transfer of substrate", ylim=c(-1.01, 1.01))
abline(h=0, lty=2, lwd=0.5)
legend("topleft",col=mycol[1:4],lty=c(rep(1,4)),legend=colnames(M)[c(48:50)],cex=1.0)

matplot((M[,48:50]),type="l",lty=c(rep(1,4)),col=mycol[1:4],lwd=2,add=F, ylab="Carbon organ transfer of substrate")
abline(h=0, lty=2, lwd=0.5)
legend("topleft",col=mycol[1:4],lty=c(rep(1,4)),legend=colnames(M)[c(48:50)],cex=1.0)

# matplot((M[,38:41]),type="l",lty=c(rep(1,4)),col=mycol[1:4],lwd=2,add=F)
# legend("topleft",col=mycol[1:4],lty=c(rep(1,4)),legend=colnames(M)[c(38:41)],cex=1.0)
gg_co1 <- M[-1,1]
gg_co2 <- M[-dim(M)[1],1]
gg_wo1 <- M[-1,2]
gg_wo2 <- M[-dim(M)[1],2]
gg_no1 <- M[-1,3]
gg_no2 <- M[-dim(M)[1],3]
gg_po1 <- M[-1,4]
gg_po2 <- M[-dim(M)[1],4]


matplot(M[,44]/(M[,44]+M[,45]+M[,46]+M[,47]),type="l",lty=c(rep(1)),col=mycol[1],lwd=2,add=F, ylim=c(0,1), ylab="Emergent allocation")
matplot(M[,47]/(M[,44]+M[,45]+M[,46]+M[,47]),type="l",lty=c(rep(1)),col=mycol[2],lwd=2,add=T, ylim=c(0,1))
matplot(M[,45]/(M[,44]+M[,45]+M[,46]+M[,47]),type="l",lty=c(rep(1)),col=mycol[3],lwd=2,add=T, ylim=c(0,1))
matplot(M[,46]/(M[,44]+M[,45]+M[,46]+M[,47]),type="l",lty=c(rep(1)),col=mycol[4],lwd=2,add=T, ylim=c(0,1))
legend("topright",col=mycol[1:4],lty=c(rep(1)),legend=c("Alloc CO","Alloc WO","Alloc NO","Alloc PO"),cex=1.0)

matplot(((gg_co1-gg_co2)/gg_co2)*100,type="l",lty=c(rep(1)),col=mycol[1],lwd=2,add=F, ylim=c(-8,8), ylab="Percentage growth rates of plant compartments")
matplot(((gg_wo1-gg_wo2)/gg_wo2)*100,type="l",lty=c(rep(1)),col=mycol[2],lwd=2,add=T, ylim=c(-8,8))
matplot(((gg_no1-gg_no2)/gg_no2)*100,type="l",lty=c(rep(1)),col=mycol[3],lwd=2,add=T, ylim=c(-8,8))
matplot(((gg_po1-gg_po2)/gg_po2)*100,type="l",lty=c(rep(1)),col=mycol[4],lwd=2,add=T, ylim=c(-8,8))
legend("topright",col=mycol[1:4],lty=c(rep(1)),legend=c("Growth CO","Growth WO","Growth NO","Growth PO"),cex=1.0)

graphics.off()


graphics.off()
pdf( file="TAM_removing_CO_source_sink_substrate_concentrations_high_N.pdf", height=6, width=8 )
par( mar=c(4,4,1,1) )
#dev.new(width=15,height=7)
par(mfcol=c(2,2))

matplot(M[,c(25, 29, 33, 37)],type="l",lty=c(rep(1,4)),col=mycol,lwd=2,add=F)
legend("topleft",col=mycol[c(1:4)],lty=c(rep(1,4)),legend=colnames(M)[c(25, 29, 33, 37)],cex=1.0)

matplot(M[,c(26, 30, 34, 38)],type="l",lty=c(rep(1,4)),col=mycol,lwd=2,add=F)
legend("topleft",col=mycol[c(1:4)],lty=c(rep(1,4)),legend=colnames(M)[c(26, 30, 34, 38)],cex=1.0)

matplot((M[,c(27, 31, 35, 39)]),type="l",lty=c(rep(1,4)),col=mycol,lwd=2,add=F)
legend("topleft",col=mycol,lty=c(rep(1,4)),legend=colnames(M)[c(27, 31, 35, 39)],cex=1.0)

matplot((M[,c(28, 32, 36, 40)]),type="l",lty=c(rep(1,4)),col=mycol,lwd=2,add=F)
legend("topleft",col=mycol,lty=c(rep(1,4)),legend=colnames(M)[c(28, 32, 36, 40)],cex=1.0)

graphics.off()

graphics.off()
pdf( file="TAM_removing_CO_source_sink_compare_allocation.pdf", height=6, width=8 )
par( mar=c(4,4,1,1) )
#dev.new(width=15,height=7)
par(mfcol=c(1,2))

matplot(M[,44]/(M[,44]+M[,45]+M[,46]+M[,47]),type="l",lty=c(rep(1)),col=mycol[1],lwd=2,add=F, ylim=c(0,1), main="High Nitrogen uptake", ylab="Emergent allocation")
matplot(M[,47]/(M[,44]+M[,45]+M[,46]+M[,47]),type="l",lty=c(rep(2)),col=mycol[2],lwd=2,add=T, ylim=c(0,1))
matplot(M[,45]/(M[,44]+M[,45]+M[,46]+M[,47]),type="l",lty=c(rep(3)),col=mycol[3],lwd=2,add=T, ylim=c(0,1))
matplot(M[,46]/(M[,44]+M[,45]+M[,46]+M[,47]),type="l",lty=c(rep(4)),col=mycol[4],lwd=2,add=T, ylim=c(0,1))
legend("topright",col=mycol[1:4],lty=c(1,2,3,4),legend=c("Alloc CO","Alloc WO","Alloc NO","Alloc PO"),cex=1.0)

wrapper_fn_mod(1) 
M1 <<- M
colnames(M1) <- colnames(M)
matplot(M1[,44]/(M1[,44]+M1[,45]+M1[,46]+M1[,47]),type="l",lty=c(rep(1)),col=mycol[1],lwd=2,add=F, ylim=c(0,1), main="Low Nitrogen uptake", ylab="Emergent allocation")
matplot(M1[,47]/(M1[,44]+M1[,45]+M1[,46]+M1[,47]),type="l",lty=c(rep(2)),col=mycol[2],lwd=2,add=T, ylim=c(0,1))
matplot(M1[,45]/(M1[,44]+M1[,45]+M1[,46]+M1[,47]),type="l",lty=c(rep(3)),col=mycol[3],lwd=2,add=T, ylim=c(0,1))
matplot(M1[,46]/(M1[,44]+M1[,45]+M1[,46]+M1[,47]),type="l",lty=c(rep(4)),col=mycol[4],lwd=2,add=T, ylim=c(0,1))
legend("topright",col=mycol[1:4],lty=c(1,2,3,4),legend=c("Alloc CO","Alloc WO","Alloc NO","Alloc PO"),cex=1.0)

graphics.off()

graphics.off()
pdf( file="TAM_removing_CO_source_sink_low_N_uptake.pdf", height=6, width=8 )
par( mar=c(4,4,1,1) )
#dev.new(width=15,height=7)
par(mfcol=c(2,3))

matplot((M1[,1:4]),type="l",lty=c(rep(1,4)),col=mycol,lwd=2, ylab="(Structural mass)")
legend("topleft",col=mycol[c(1:4)],lty=c(rep(1,4)),legend=colnames(M1)[c(1:4)],cex=1.0)

matplot(M1[,5:8],type="l",lty=c(rep(1,4)),col=mycol,lwd=2,add=F, ylim=c(0,1), ylab="Proportion of structural mass in plant compartments)")
legend("topright",col=mycol[c(1:4,1:4)],lty=c(rep(1,4),rep(2,4)),legend=colnames(M1)[5:8],cex=1.0)

Mr.poo <- M1[,48:50]
Mr.poo[(Mr.poo[] > 0)] <- 1
Mr.poo[(Mr.poo[] < 0)] <- -1
matplot((Mr.poo[,1:3]),type="l",lty=c(rep(1,4)),col=mycol[1:4],lwd=2,add=F, ylab="Carbon organ transfer of substrate", ylim=c(-1.01, 1.01))
abline(h=0, lty=2, lwd=0.5)
legend("topleft",col=mycol[1:4],lty=c(rep(1,4)),legend=colnames(M1)[c(48:50)],cex=1.0)

matplot((M1[,48:50]),type="l",lty=c(rep(1,4)),col=mycol[1:4],lwd=2,add=F, ylab="Carbon organ transfer of substrate")
abline(h=0, lty=2, lwd=0.5)
legend("topleft",col=mycol[1:4],lty=c(rep(1,4)),legend=colnames(M1)[c(48:50)],cex=1.0)

# matplot((M1[,38:41]),type="l",lty=c(rep(1,4)),col=mycol[1:4],lwd=2,add=F)
# legend("topleft",col=mycol[1:4],lty=c(rep(1,4)),legend=colnames(M1)[c(38:41)],cex=1.0)
gg_co1 <- M1[-1,1]
gg_co2 <- M1[-dim(M1)[1],1]
gg_wo1 <- M1[-1,2]
gg_wo2 <- M1[-dim(M1)[1],2]
gg_no1 <- M1[-1,3]
gg_no2 <- M1[-dim(M1)[1],3]
gg_po1 <- M1[-1,4]
gg_po2 <- M1[-dim(M1)[1],4]


matplot(M1[,44]/(M1[,44]+M1[,45]+M1[,46]+M1[,47]),type="l",lty=c(rep(1)),col=mycol[1],lwd=2,add=F, ylim=c(0,1), ylab="Emergent allocation")
matplot(M1[,47]/(M1[,44]+M1[,45]+M1[,46]+M1[,47]),type="l",lty=c(rep(1)),col=mycol[2],lwd=2,add=T, ylim=c(0,1))
matplot(M1[,45]/(M1[,44]+M1[,45]+M1[,46]+M1[,47]),type="l",lty=c(rep(1)),col=mycol[3],lwd=2,add=T, ylim=c(0,1))
matplot(M1[,46]/(M1[,44]+M1[,45]+M1[,46]+M1[,47]),type="l",lty=c(rep(1)),col=mycol[4],lwd=2,add=T, ylim=c(0,1))
legend("topright",col=mycol[1:4],lty=c(rep(1)),legend=c("Alloc CO","Alloc WO","Alloc NO","Alloc PO"),cex=1.0)

matplot(((gg_co1-gg_co2)/gg_co2)*100,type="l",lty=c(rep(1)),col=mycol[1],lwd=2,add=F, ylim=c(-8,8), ylab="Percentage growth rates of plant compartments")
matplot(((gg_wo1-gg_wo2)/gg_wo2)*100,type="l",lty=c(rep(1)),col=mycol[2],lwd=2,add=T, ylim=c(-8,8))
matplot(((gg_no1-gg_no2)/gg_no2)*100,type="l",lty=c(rep(1)),col=mycol[3],lwd=2,add=T, ylim=c(-8,8))
matplot(((gg_po1-gg_po2)/gg_po2)*100,type="l",lty=c(rep(1)),col=mycol[4],lwd=2,add=T, ylim=c(-8,8))
legend("topright",col=mycol[1:4],lty=c(rep(1)),legend=c("Growth CO","Growth WO","Growth NO","Growth PO"),cex=1.0)

graphics.off()

graphics.off()
pdf( file="TAM_removing_CO_source_sink_substrate_concentrations_low_N.pdf", height=6, width=8 )
par( mar=c(4,4,1,1) )
#dev.new(width=15,height=7)
par(mfcol=c(2,2))

matplot(M1[,c(25, 29, 33, 37)],type="l",lty=c(rep(1,4)),col=mycol,lwd=2,add=F)
legend("topleft",col=mycol[c(1:4)],lty=c(rep(1,4)),legend=colnames(M1)[c(25, 29, 33, 37)],cex=1.0)

matplot(M1[,c(26, 30, 34, 38)],type="l",lty=c(rep(1,4)),col=mycol,lwd=2,add=F)
legend("topleft",col=mycol[c(1:4)],lty=c(rep(1,4)),legend=colnames(M1)[c(26, 30, 34, 38)],cex=1.0)

matplot((M1[,c(27, 31, 35, 39)]),type="l",lty=c(rep(1,4)),col=mycol,lwd=2,add=F)
legend("topleft",col=mycol,lty=c(rep(1,4)),legend=colnames(M1)[c(27, 31, 35, 39)],cex=1.0)

matplot((M1[,c(28, 32, 36, 40)]),type="l",lty=c(rep(1,4)),col=mycol,lwd=2,add=F)
legend("topleft",col=mycol,lty=c(rep(1,4)),legend=colnames(M1)[c(28, 32, 36, 40)],cex=1.0)

graphics.off()


print(M[99:110,])

# 
# evapotr_ = 0 #53629576106646967e-06
# stom_cond_tmp = -1.0656466997716052e-12
# boul_cond_tmp = 0.010730861431038661
# hum = 0.6
# eS = 3.6
# crown_area_0_ = 0.2
# lai_ = 0.01
# 
# leaf_helper =  log( (evapotr_/(crown_area_0_*lai_) *(1./(stom_cond_tmp*1000.)+1./(boul_cond_tmp*1000.) ) + hum*eS)/0.6108 );
# leaf_temp_ = 237.3*leaf_helper/(17.27-leaf_helper);
# 
# print(c(leaf_helper,leaf_temp_))


# OK I think I have it sorted now - at least in the R code I now have TAM working with a third substrate pool = water. Now roots take up water, C and P. The model behaves qualitatively as before. Now however one has to be a bit more careful about parameters - there is simply a smaller area of parameter space where the model "works". This is something that will come to bite us when we move to having uptake rates of N and P being a fxn of soil N and P.
# 
# In the R code I now have a thorn_Kw parameter which is essentially the uptake rate of water by root biomass. We (you) need to figure out how to multiply this by some water availability variable. If you can supply me with a a variable on a zero to one scale that you like (it should be something that inspires plants to allocate more to roots). Also remember that we already have water limiting As. So what we really want here is an indicator of a "need" to allocate to roots. Note that in TAM if water limits As, it limits carbon uptake which should inspire more shoots. So we might want to make the TAM's As not water limited. Water limitation will naturally come into play though since the water concentration in TAM will limit the growth parameter.
#  
# Anyhow sorry about the dense text. What I need for now is the "water availability factor"
